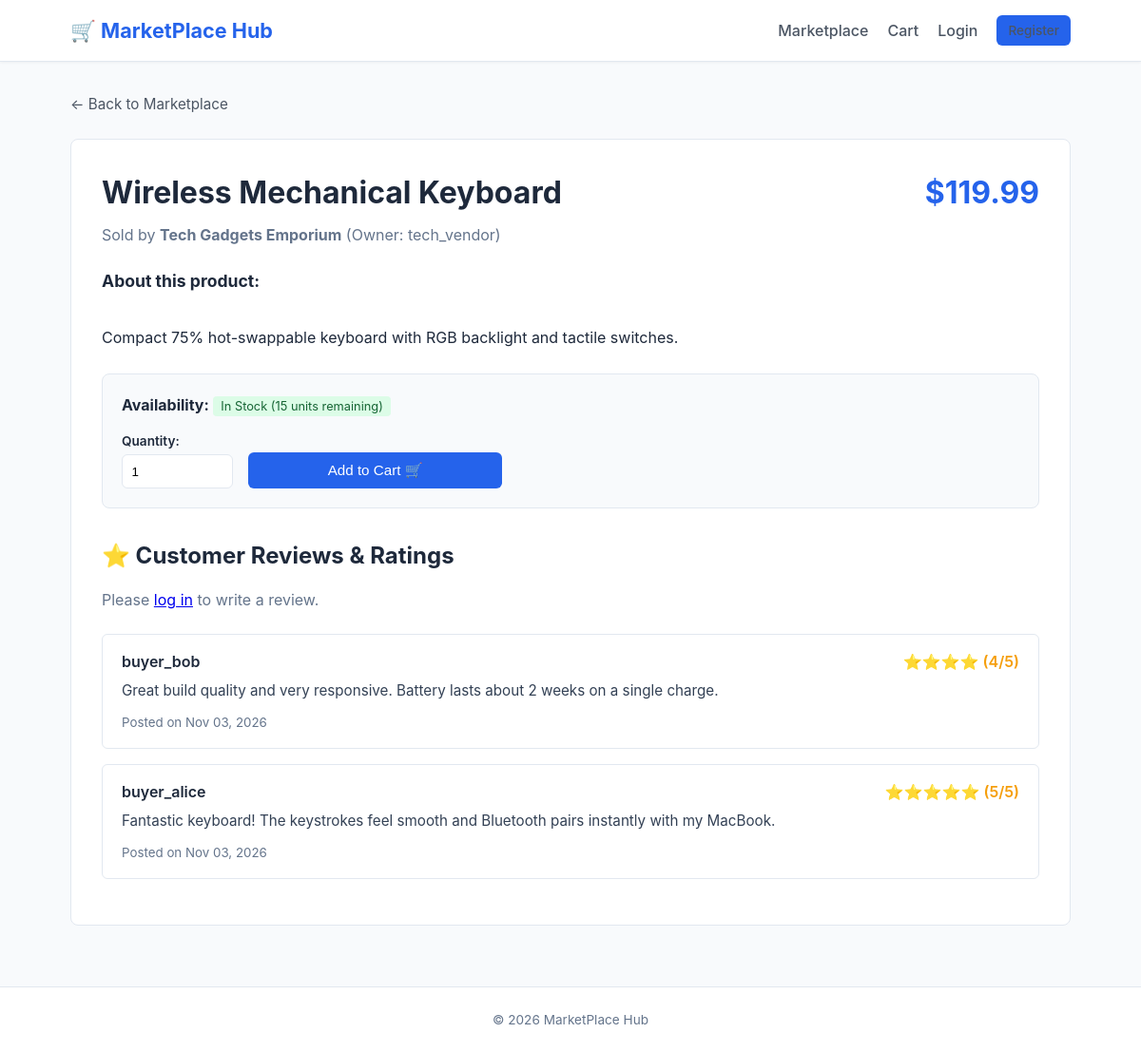
The page /products/1/ on the database its author committed.
### store/models.py (models this page shows, shortened)
class Product(models.Model):
    store = models.ForeignKey(Store, on_delete=models.CASCADE, related_name='products')
    name = models.CharField(max_length=100)
    description = models.TextField(blank=True)
    price = models.DecimalField(max_digits=10, decimal_places=2)
    stock = models.PositiveIntegerField(default=0)
    class Meta:
        permissions = [
            ("add_products", "Can add products"),
            ("change_products", "Can change products"),
            ("delete_products", "Can delete products"),
            ("view_products", "Can view products"),
        ]

class Store(models.Model):
    name = models.CharField(max_length=150)
    description = models.TextField(blank=True)
    owner = models.ForeignKey(User, on_delete=models.CASCADE, related_name='stores')

class Review(models.Model):
    product = models.ForeignKey(Product, on_delete=models.CASCADE, related_name='reviews')
    author = models.ForeignKey(User, on_delete=models.CASCADE, related_name='reviews')
    rating = models.PositiveIntegerField(default=5)
    comment = models.TextField()
    created_at = models.DateTimeField(auto_now_add=True)

### store/views.py (the view)
# urls.py: path('products/<int:product_id>/', views.product_detail, name='product_detail'),
def product_detail(request, product_id):
    product = get_object_or_404(Product.objects.select_related('store', 'store__owner'), pk=product_id)
    reviews = product.reviews.select_related('author').order_by('-created_at')
    return render(request, 'store/product_detail.html', {
        'product': product,
        'reviews': reviews
    })

### templates/store/product_detail.html (shortened to what this page needs)
{% extends 'base.html' %}
{% block content %}
<div style="margin-bottom: 1.5rem;">
    <a href="{% url 'store:home' %}" style="text-decoration: none; color: var(--secondary-color); font-size: 0.95rem;">
        &larr; Back to Marketplace
    </a>
</div>
<div class="detail-container">
    <div style="display: flex; justify-content: space-between; align-items: flex-start; flex-wrap: wrap; gap: 1rem; margin-bottom: 1.5rem;">
        <div>
            <h1 style="font-size: 2rem; margin-bottom: 0.5rem;">{{ product.name }}</h1>
            <p style="color: var(--text-muted); font-size: 1rem;">
                Sold by <strong>{{ product.store.name }}</strong> (Owner: {{ product.store.owner.username }})
            </p>
        </div>
        <div>
            <span class="price-tag" style="font-size: 2rem; color: var(--primary-color);">${{ product.price }}</span>
        </div>
    </div>
    <div style="margin-bottom: 1.5rem;">
        <h3 style="font-size: 1.1rem; margin-bottom: 0.5rem;">About this product:</h3>
        <p style="color: var(--text-color); white-space: pre-line; line-height: 1.6;">
            {{ product.description|default:"No detailed description provided by the seller." }}
        </p>
    </div>
    <div style="padding: 1.25rem; background-color: #f8fafc; border: 1px solid var(--border-color); border-radius: 8px; margin-bottom: 2rem;">
        <div style="margin-bottom: 1rem;">
            <strong>Availability:</strong>
            {% if product.stock > 0 %}
                <span class="stock-pill stock-in">In Stock ({{ product.stock }} units remaining)</span>
            {% else %}
                <span class="stock-pill stock-out">Currently Out of Stock</span>
            {% endif %}
        </div>
        {% if product.stock > 0 %}
            <form action="{% url 'store:add_to_cart' product.id %}" method="POST" style="display: flex; gap: 1rem; align-items: flex-end; max-width: 400px;">
                <div style="flex: 1;">
                    <label for="quantity" style="display: block; font-size: 0.85rem; font-weight: 600; margin-bottom: 0.25rem;">Quantity:</label>
                    <input type="number" id="quantity" name="quantity" value="1" min="1" max="{{ product.stock }}" style="width: 100%; padding: 0.6rem; border: 1px solid var(--border-color); border-radius: 6px;" required>
                </div>
                <button type="submit" class="btn btn-primary" style="flex: 2; padding: 0.65rem 1rem;">
                    Add to Cart 🛒
                </button>
            </form>
        {% else %}
            <button class="btn btn-secondary" disabled style="cursor: not-allowed;">Out of Stock</button>
        {% endif %}
    </div>
    <div class="reviews-section">
        <h2 class="section-title">⭐ Customer Reviews &amp; Ratings</h2>
        {% if user.is_authenticated %}
            <div style="background-color: #f1f5f9; padding: 1.25rem; border-radius: 8px; margin-bottom: 2rem;">
                <h3 style="font-size: 1.1rem; margin-bottom: 0.75rem;">Leave a Review</h3>
                <form action="{% url 'store:add_review' product.id %}" method="POST">
                    {% csrf_token %}
                    <div class="form-group">
                        <label for="rating">Rating (1 to 5 Stars):</label>
                        <select id="rating" name="rating" style="max-width: 150px;">
                            <option value="5">⭐⭐⭐⭐⭐ (5 Stars)</option>
                            <option value="4">⭐⭐⭐⭐ (4 Stars)</option>
                            <option value="3">⭐⭐⭐ (3 Stars)</option>
                            <option value="2">⭐⭐ (2 Stars)</option>
                            <option value="1">⭐ (1 Star)</option>
                        </select>
                    </div>
                    <div class="form-group">
                        <label for="comment">Your Feedback:</label>
                        <textarea id="comment" name="comment" rows="3" placeholder="Share your experience with this item..." required></textarea>
                    </div>
                    <button type="submit" class="btn btn-primary btn-sm">Submit Review</button>
                </form>
            </div>
        {% else %}
            <p style="color: var(--text-muted); margin-bottom: 1.5rem;">
                Please <a href="{% url 'store:login' %}">log in</a> to write a review.
            </p>
        {% endif %}
        {% if reviews %}
            {% for r in reviews %}
                <div class="review-item">
                    <div class="review-header">
                        <span>{{ r.author.username }}</span>
                        <span class="star-rating">
                            {% for _ in "x"|rjust:r.rating %}⭐{% endfor %}
                            ({{ r.rating }}/5)
                        </span>
                    </div>
                    <p style="font-size: 0.95rem; color: #334155; margin-bottom: 0.5rem;">{{ r.comment }}</p>
                    <small style="color: var(--text-muted);">Posted on {{ r.created_at|date:"M d, Y" }}</small>
                </div>
            {% endfor %}
        {% else %}
            <p style="color: var(--text-muted);">No reviews have been submitted for this product yet. Be the first to share your thoughts!</p>
        {% endif %}
    </div>
</div>
{% endblock %}

### static/css/styles.css (style rules this page uses)
:root { --primary-color: #2563eb; --primary-hover: #1d4ed8; --secondary-color: #4b5563; --bg-color: #f8fafc; --card-bg: #ffffff; --text-color: #1e293b; --text-muted: #64748b; --border-color: #e2e8f0; --success-bg: #dcfce7; --success-text: #166534; --error-bg: #fee2e2; --error-text: #991b1b; --warning-bg: #fef3c7; --warning-text: #92400e; }
* { box-sizing: border-box; margin: 0; padding: 0; }
body { font-family: -apple-system, BlinkMacSystemFont, "Segoe UI", Roboto, Helvetica, Arial, sans-serif; background-color: var(--bg-color); color: var(--text-color); line-height: 1.5; display: flex; flex-direction: column; min-height: 100vh; }
.section-title { font-size: 1.5rem; margin-bottom: 1rem; color: var(--text-color); }
.price-tag { font-size: 1.2rem; font-weight: 700; color: #0f172a; }
.stock-pill { font-size: 0.8rem; padding: 0.2rem 0.5rem; border-radius: 4px; background-color: #f1f5f9; }
.stock-in { background-color: #dcfce7; color: #166534; }
.btn { display: inline-block; padding: 0.55rem 1.1rem; border-radius: 6px; font-size: 0.95rem; font-weight: 500; text-align: center; text-decoration: none; cursor: pointer; border: none; transition: background-color 0.2s; }
.btn-primary { background-color: var(--primary-color); color: #ffffff; }
.detail-container { background-color: var(--card-bg); border: 1px solid var(--border-color); border-radius: 8px; padding: 2rem; margin-bottom: 2rem; }
.reviews-section { margin-top: 2rem; }
.review-item { background-color: var(--card-bg); border: 1px solid var(--border-color); border-radius: 6px; padding: 1rem 1.25rem; margin-bottom: 1rem; }
.review-header { display: flex; justify-content: space-between; margin-bottom: 0.5rem; font-weight: 600; }
.star-rating { color: #f59e0b; }

### rows shown on the page
Product: name "Wireless Mechanical Keyboard", store.name "Tech Gadgets Emporium", store.owner.username "tech_vendor", price "119.99", description "Compact 75% hot-swappable keyboard with RGB backlight and tactile switches.", stock "15"
Review: author.username "buyer_bob", rating "4", comment "Great build quality and very responsive. Battery lasts about 2 weeks on a single charge.", created_at "Nov 03, 2026"
Review: author.username "buyer_alice", rating "5", comment "Fantastic keyboard! The keystrokes feel smooth and Bluetooth pairs instantly with my MacBook.", created_at "Nov 03, 2026"
